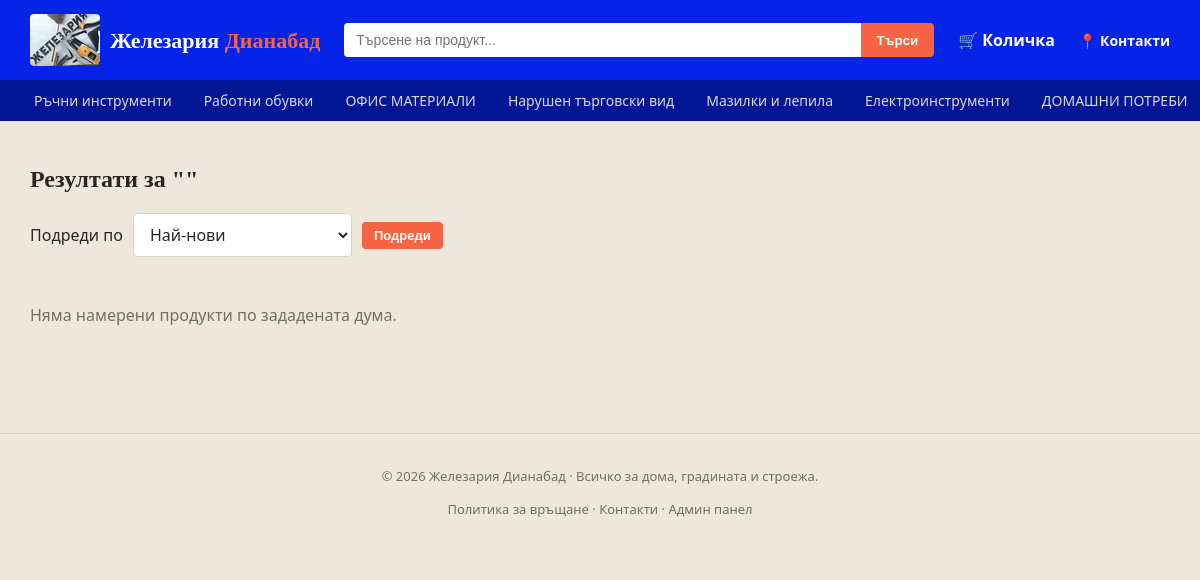
Screenshot of /search with the database file from the repository.
### models.py (models this page shows, shortened)
class Category(db.Model):
    __tablename__ = 'categories'
    id = db.Column(db.Integer, primary_key=True)
    name = db.Column(db.String(100), nullable=False, unique=True)
    image_url = db.Column(db.String(300), default='')
    products = db.relationship('Product', backref='category', lazy=True)

### app.py (the view)
@app.route('/search')
def search():
    q = request.args.get('q', '').strip()
    categories = storefront_categories()
    sort = selected_sort(PRODUCT_SORTS)
    products = []
    if q:
        products = sorted_products(Product.query.filter(Product.name.ilike(f'%{q}%')), sort)
    return render_template('search.html', products=products, q=q, categories=categories,
                           sort=sort, sort_options=PRODUCT_SORTS)

### app.py (called while the page is built)
@app.context_processor
def inject_whatsapp_number():
    return {'whatsapp_number': app.config['WHATSAPP_NUMBER'], 'asset_version': app.config['ASSET_VERSION']}

@app.context_processor
def inject_canonical_url():
    public_pages = {'index', 'category_view', 'product_view', 'contacts', 'returns_policy'}
    canonical_url = None
    if request.endpoint in public_pages and request.method in ('GET', 'HEAD'):
        canonical_url = app.config['CANONICAL_SITE_URL'] + url_for(
            request.endpoint, _external=False, **(request.view_args or {})
        )
    return {'canonical_url': canonical_url}

@app.before_request
def redirect_www_domain():
    if request.method in ('GET', 'HEAD') and request.host.partition(':')[0].lower() == 'www.e-jelezaria.bg':
        path = request.full_path.rstrip('?') if not request.query_string else request.full_path
        return redirect(app.config['CANONICAL_SITE_URL'] + path, code=301)

@app.context_processor
def inject_category_icons():
    return {'category_icons': CATEGORY_ICONS}

@app.context_processor
def inject_availability_info():
    return {'availability_labels': Product.AVAILABILITY_LABELS,
            'availability_badge_class': Product.AVAILABILITY_BADGE_CLASS,
            'availability_icons': Product.AVAILABILITY_ICONS}

def selected_sort(options):
    value = request.args.get('sort', 'newest')
    return value if value in options else 'newest'

def saved_category_sort():
    try:
        with open(os.path.join(BASE_DIR, 'category-order.json'), encoding='utf-8') as f:
            value = json.load(f).get('sort')
        return value if value in CATEGORY_SORTS else 'oldest'
    except (OSError, ValueError, AttributeError):
        return 'oldest'

def storefront_categories():
    return sorted_categories(saved_category_sort())

### templates/search.html (shortened to what this page needs)
{% extends 'base.html' %}
{% block content %}
<h1 class="page-title">Резултати за "{{ q }}"</h1>
<form class="list-toolbar" method="get">
    {% include 'sort_select.html' %}
    <button type="submit" class="btn btn-small">Подреди</button>
</form>
{% if products %}
<div class="product-grid">
    {% for p in products %}
    <div class="product-card">
        <a href="{{ url_for('product_view', product_id=p.id) }}" class="product-thumb">
            {% if p.image_url %}
                <img {{ responsive_image_attrs(p.image_url, 640, '(max-width: 600px) 100vw, 300px') }} alt="{{ p.name }}" fetchpriority="{{ 'high' if loop.index <= 2 else 'auto' }}" loading="{{ 'eager' if loop.index <= 6 else 'lazy' }}" decoding="async">
            {% else %}
                <div class="placeholder-thumb">🔩</div>
            {% endif %}
        </a>
        <div class="product-info">
            <a href="{{ url_for('product_view', product_id=p.id) }}" class="product-name">{{ p.name }}</a>
            <div class="product-price">{{ '%.2f'|format(p.price) }} €</div>
            {% include '_availability_badge.html' %}
            {% if p.stock > 0 %}
            <form action="{{ url_for('cart_add', product_id=p.id) }}" method="post">
                <input type="hidden" name="qty" value="1">
                <button type="submit" class="btn btn-small">{{ 'Заяви по поръчка' if p.availability == 'on_order' else 'Добави в количката' }}</button>
            </form>
            {% endif %}
        </div>
    </div>
    {% endfor %}
</div>
{% else %}
<p class="empty-msg">Няма намерени продукти по зададената дума.</p>
{% endif %}
{% endblock %}

### templates/base.html (shortened to what this page needs)
<!DOCTYPE html>
<html lang="bg">
<head>
</head>
<body>
<header class="topbar">
    <div class="topbar-inner">
        <a href="{{ url_for('index') }}" class="brand">
            <img alt="Железария Дианабад"
                 class="brand-logo"
                 height="52"
                 sizes="69px"
                 src="{{ url_for('static', filename='img/brand/logo-140.png') }}"
                 srcset="{{ url_for('static', filename='img/brand/logo-70.webp') }} 70w,
                {{ url_for('static', filename='img/brand/logo-140.webp') }} 140w,
                {{ url_for('static', filename='img/brand/logo-210.webp') }} 210w"
                 width="69">
            <span class="brand-text">Железария <span>Дианабад</span></span>
        </a>
        <form class="search-form" action="{{ url_for('search') }}" method="get">
            <label>
                <input type="text" name="q" placeholder="Търсене на продукт..." value="{{ q if q else '' }}">
            </label>
            <button type="submit">Търси</button>
        </form>
        <a href="{{ url_for('cart_view') }}" class="cart-link">
            🛒 Количка
            {% set cart = session.get('cart', {}) %}
        </a>
        <a href="{{ url_for('contacts') }}" class="contacts-link">📍 Контакти</a>
    </div>
    <nav class="categories-nav">
        {% for c in categories %}
            <a href="{{ url_for('category_view', category_id=c.id) }}">{{ c.name }}</a>
        {% endfor %}
    </nav>
</header>
<main class="container">
    {% block content %}{% endblock %}
</main>
<footer class="footer">
    <p>© 2026 Железария Дианабад · Всичко за дома, градината и строежа.</p>
    <p><a href="{{ url_for('returns_policy') }}">Политика за връщане</a> · <a href="{{ url_for('contacts') }}">Контакти</a> · <a href="{{ url_for('admin_dashboard') }}">Админ панел</a></p>
</footer>
</body>
</html>

### rows the page displays
Category: name "Ръчни инструменти"
Category: name "Работни обувки"
Category: name "ОФИС МАТЕРИАЛИ"
Category: name "Нарушен търговски вид"
Category: name "Мазилки и лепила"
Category: name "Електроинструменти"
Category: name "ДОМАШНИ ПОТРЕБИ"

### other values shown
form field sort "Най-нови"
